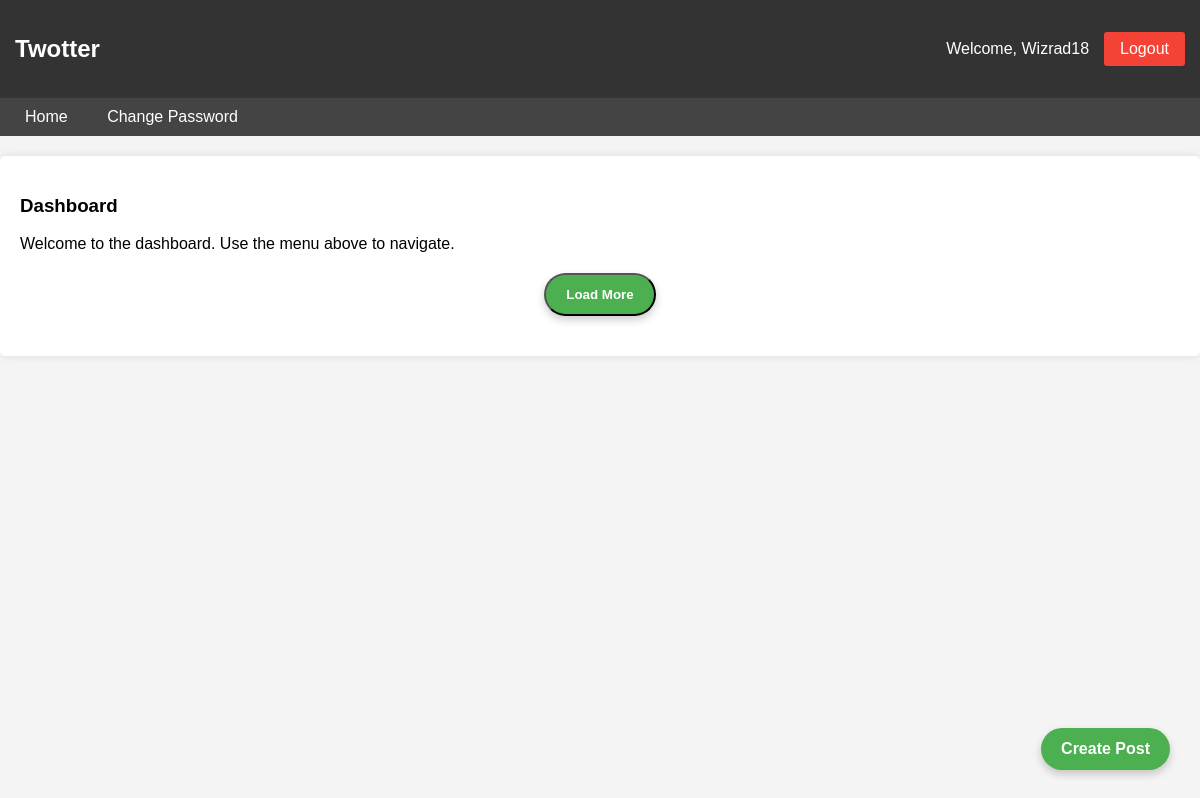
Page /dashboard (signed in) on the earlier database version.
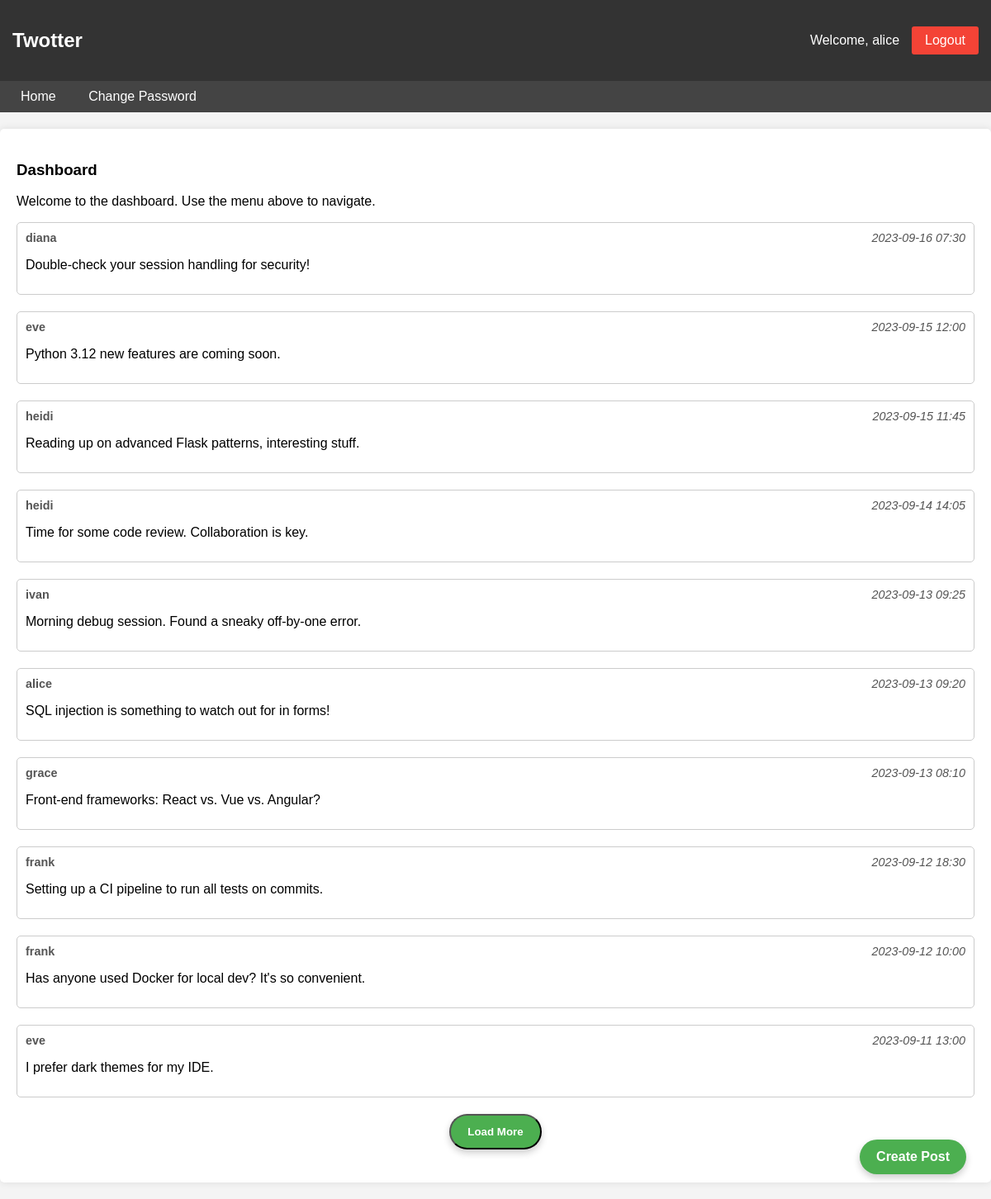
Same page on the later database version.
### models.py (models this page shows, shortened)
class User(db.Model):
    id = db.Column(db.Integer, primary_key=True)
    userName = db.Column(db.String(32), unique=True, nullable=False)
    passwordHash = db.Column(db.String(128), nullable=False)

class Post(db.Model):
    id = db.Column(db.Integer, primary_key=True)
    user_id = db.Column(db.Integer, db.ForeignKey("user.id"), nullable=False)
    content = db.Column(db.String(256))
    createdAt = db.Column(db.DateTime, default=datetime.today())
    user = db.relationship("User", backref=db.backref("posts", lazy="dynamic"))

### main.py (the view)
@app.route("/dashboard")
def dashboard():
    notAuthenticated = authenticationCheck()
    if notAuthenticated:
        return notAuthenticated
    posts = db.session.query(Post).order_by(Post.createdAt.desc()).limit(10).all()
    data = []
    for post in posts:
        data.append(
            {
                "id": post.id,
                "content": post.content,
                "createdAt": post.createdAt,
                "author": post.user.userName,
            }
        )
    return render_template("dashboard.html", username=session["username"], posts=data)

### main.py (called while the page is built)
def authenticationCheck():
    if "user_id" not in session:
        flash("Please login first", "error")
        return redirect(url_for("login"))

@app.after_request
def applyCsp(response: Response) -> Response:
    csp = (
        "default-src 'self'; "
        "script-src 'self'; "
        "style-src 'self'; "
        "object-src 'none'; "
    )
    response.headers["Content-Security-Policy"] = csp
    return response

### templates/dashboard.html (shortened to what this page needs)
<!DOCTYPE html>
<html lang="en">
<head>
    <link rel="stylesheet" href="static/style.css">
</head>
<body>
    <div class="header">
        <h2>Twotter</h2>
        <div class="user-info">
            <span>Welcome, {{ username }}</span>
            <a href="{{ url_for('logout') }}" class="logout-btn">Logout</a>
        </div>
    </div>
    <div class="menu">
        <a href="{{ url_for('dashboard') }}">Home</a>
        <a href="{{ url_for('changePassword') }}">Change Password</a>
    </div>
    <div class="container">
        <h3>Dashboard</h3>
        <p>Welcome to the dashboard. Use the menu above to navigate.</p>
        <div class="content">
            {% block content %}
            <div class="posts" id="posts-container">
                {% for post in posts %}
                <div class="post">
                    <div class="post-header">
                        <span class="post-author">{{ post.author }}</span>
                        <span class="post-time">{{ post.createdAt.strftime('%Y-%m-%d %H:%M') }}</span>
                    </div>
                    <p>{{ post.content }}</p>
                </div>
                {% endfor %}
            </div>
            <div class="load-more-container">
                <button id="loadMoreBtn" class="button-common">Load More</button>
            </div>
            {% endblock %}
        </div>
    </div>
    {% if request.path != '/createpost' %}
    <a href="{{ url_for('createPost') }}" class="create-post-button button-common">Create Post</a>
    {% endif %}
</body>
</html>

### static/style.css (style rules this page uses)
body { font-family: Arial, sans-serif; background-color: #f4f4f4; margin: 0; padding: 0; }
.header { background-color: #333; color: white; padding: 15px; display: flex; justify-content: space-between; align-items: center; }
.user-info { display: flex; align-items: center; }
.logout-btn { background-color: #f44336; color: white; border: none; padding: 8px 16px; border-radius: 3px; cursor: pointer; text-decoration: none; margin-left: 15px; }
.container { max-width: 1200px; margin: 20px auto; padding: 20px; background-color: white; border-radius: 5px; box-shadow: 0 0 10px rgba(0, 0, 0, 0.1); }
.menu { background-color: #444; padding: 10px; }
.menu a { color: white; text-decoration: none; padding: 10px 15px; margin-right: 5px; }
.create-post-button { position: fixed; bottom: 30px; right: 30px; z-index: 1000; }
.button-common { padding: 12px 20px; background-color: #4CAF50; color: white; text-decoration: none; border-radius: 50px; box-shadow: 0 4px 8px rgba(0, 0, 0, 0.2); font-weight: bold; }
#loadMoreBtn { display: block; margin: 20px auto; }
.post { border: 1px solid #ccc; border-radius: 5px; padding: 10px; margin-bottom: 20px; }
.post-header { display: flex; justify-content: space-between; align-items: center; margin-bottom: 8px; font-size: 0.9rem; color: #555; }
.post-author { font-weight: bold; }
.post-time { font-style: italic; }

Differences in the rows shown:
now on this page (row edited): User: userName "alice", author "alice"
added User: author "diana"
added Post: createdAt "2023-09-16 07:30", content "Double-check your session handling for security!"
added User: author "eve" "eve"
added Post: createdAt "2023-09-15 12:00", content "Python 3.12 new features are coming soon."
added User: author "heidi" "heidi"
added Post: createdAt "2023-09-15 11:45", content "Reading up on advanced Flask patterns, interesting stuff."
added Post: createdAt "2023-09-14 14:05", content "Time for some code review. Collaboration is key."
added User: author "ivan"
added Post: createdAt "2023-09-13 09:25", content "Morning debug session. Found a sneaky off-by-one error."
added Post: createdAt "2023-09-13 09:20", content "SQL injection is something to watch out for in forms!"
added User: author "grace"
added Post: createdAt "2023-09-13 08:10", content "Front-end frameworks: React vs. Vue vs. Angular?"
added User: author "frank" "frank"
added Post: createdAt "2023-09-12 18:30", content "Setting up a CI pipeline to run all tests on commits."
added Post: createdAt "2023-09-12 10:00", content "Has anyone used Docker for local dev? It's so convenient."
added Post: createdAt "2023-09-11 13:00", content "I prefer dark themes for my IDE."
Other differences:
{{ username }}: "Wizrad18" → (not shown)
